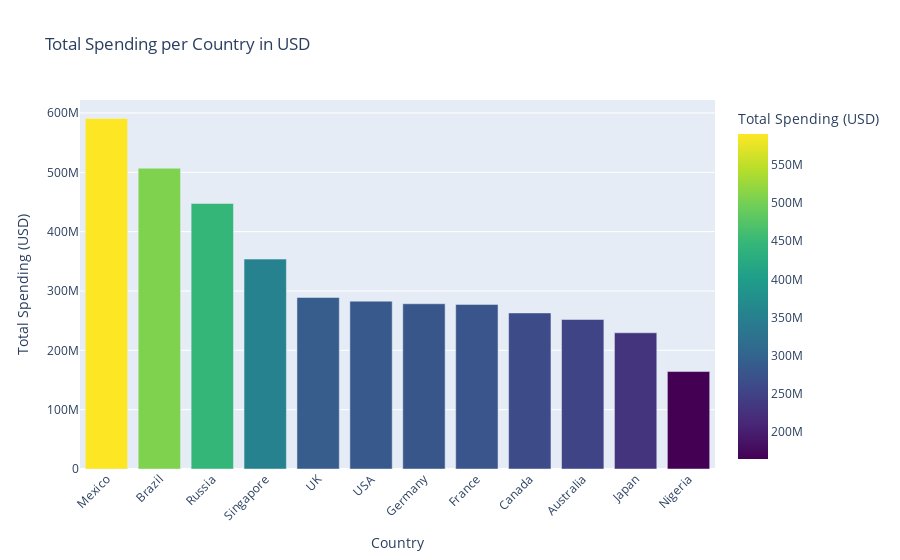
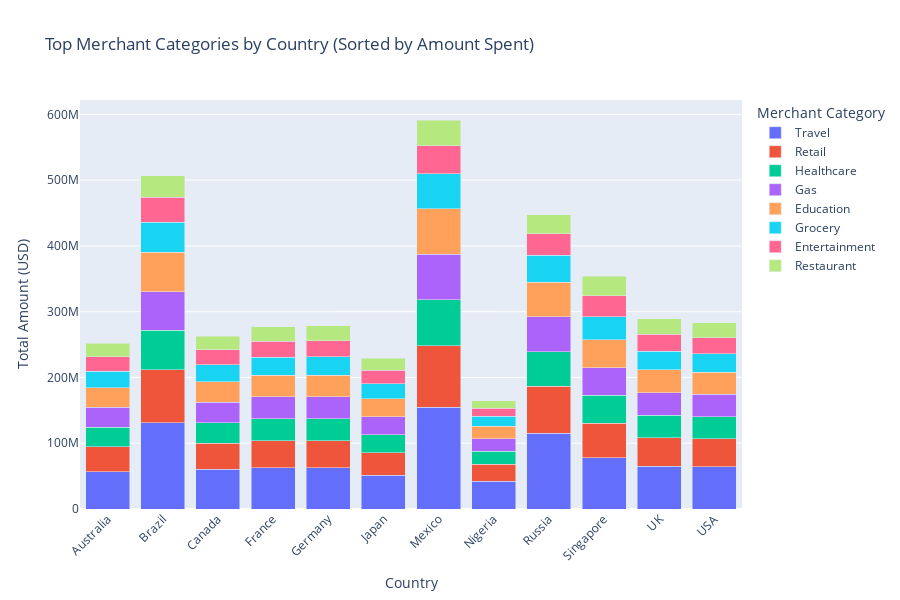
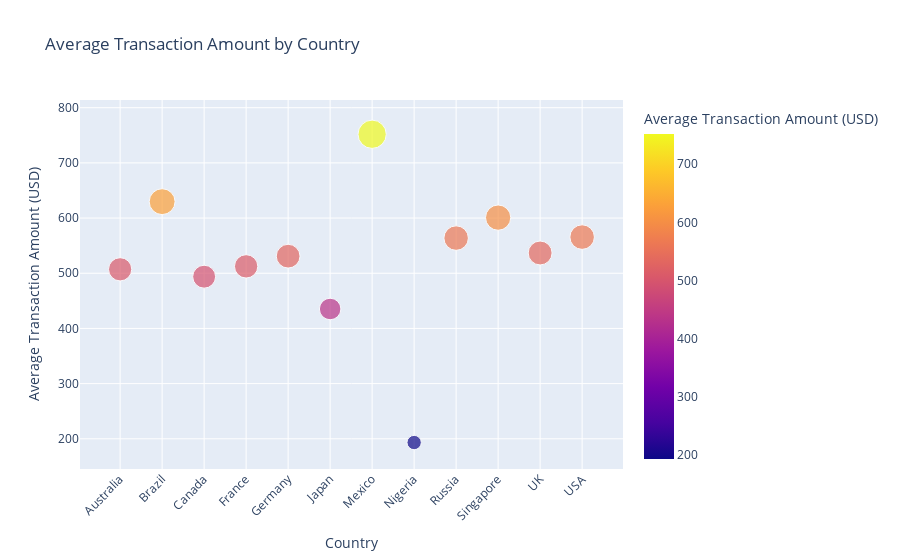
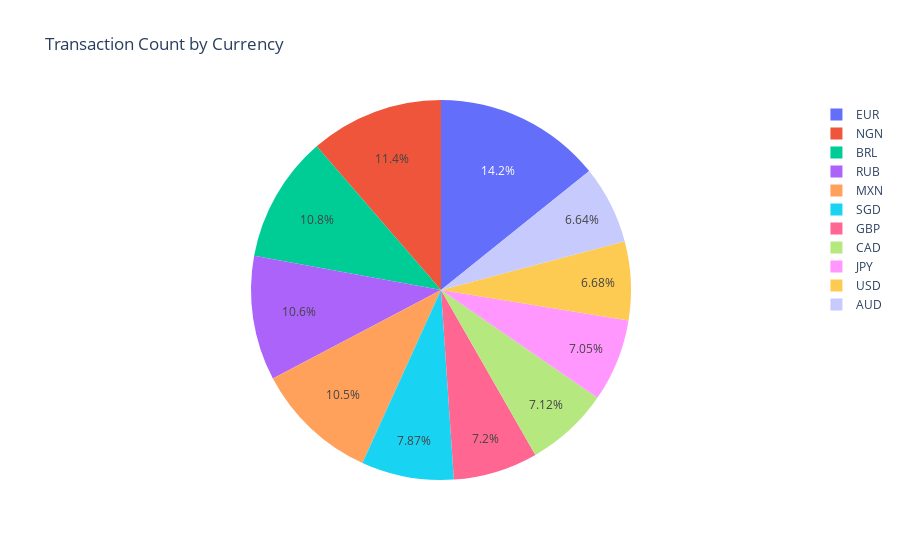

Notebook source saved alongside these figures, in order:
### Markdown cell above
### Now let`s see the category popularity and spending per country.

In this sections we are focusing on:
1. Total Spending per Country in USD
2. Top Merchant Categories by Country
3. Average Transaction Amount per Country
4. Transaction Amount by Currency
5. Distribution of Merchant Categories per Country
6. Top Currency by transaction count

### Code cell
country_spending = dataset.groupby('country')['amount_usd'].sum().reset_index().sort_values(by='amount_usd', ascending=False)

fig = px.bar(country_spending, x='country', y='amount_usd',
             title='Total Spending per Country in USD',
             labels={'country': 'Country', 'amount_usd': 'Total Spending (USD)'},
             color='amount_usd', color_continuous_scale=px.colors.sequential.Viridis)
fig.update_layout(xaxis_tickangle=-45)
fig.show()


category_spending = dataset.groupby(['country', 'merchant_category'])['amount_usd'].sum().reset_index()
category_spending = category_spending.sort_values(['country', 'amount_usd'], ascending=[True, False])

top_categories = category_spending.groupby('country').head(len(dataset))

fig = px.bar(top_categories, x='country', y='amount_usd', color='merchant_category',
             title='Top Merchant Categories by Country (Sorted by Amount Spent)',
             labels={'amount_usd': 'Total Amount (USD)', 'country': 'Country', 'merchant_category': 'Merchant Category'},
             height=600)

fig.update_layout(xaxis_tickangle=-45, barmode='stack')
fig.show()


avg_transaction = dataset.groupby('country')['amount_usd'].mean().reset_index()
fig = px.scatter(avg_transaction, x='country', y='amount_usd', size='amount_usd', color='amount_usd',
                 title='Average Transaction Amount by Country',
                 labels={'country': 'Country', 'amount_usd': 'Average Transaction Amount (USD)'},
                 color_continuous_scale=px.colors.sequential.Plasma)
fig.update_layout(xaxis_tickangle=-45)
fig.show()


currency_count = dataset['currency'].value_counts().reset_index()
currency_count.columns = ['currency', 'count']
fig = px.pie(currency_count, values='count', names='currency', title='Transaction Count by Currency')
fig.show()

heatmap_data = dataset.groupby(['country', 'merchant_category']).size().reset_index(name='count')
heatmap_pivot = heatmap_data.pivot(index='country', columns='merchant_category', values='count').fillna(0)

fig = px.imshow(heatmap_pivot,
                labels=dict(x="Merchant Category", y="Country", color="Transaction Count"),
                x=heatmap_pivot.columns,
                y=heatmap_pivot.index,
                aspect="auto",
                title="Heatmap of Transaction Counts by Country and Merchant Category")
fig.update_xaxes(side="top")
fig.show()
currency_counts = dataset['currency'].value_counts()

fig = go.Figure(data=[go.Bar(x=currency_counts.index, y=currency_counts.values)])
fig.update_layout(
    title='Top Currencies by Transaction Count',
    xaxis_title='Currency',
    yaxis_title='Number of Transactions',
    height=400
)
fig.show()

### Figure 1 — Plotly figure (JSON) as saved in the notebook; plotly's stock layout.template omitted (floating-point values rounded to 4 significant figures)
{"data": [{"alignmentgroup": "True", "hovertemplate": "Country=%{x}<br>Total Spending (USD)=%{marker.color}<extra></extra>", "legendgroup": "", "marker": {"color": [590700000.0, 506800000.0, 447400000.0, 353700000.0, 289000000.0, 282800000.0, 278500000.0, 277400000.0, 263000000.0, 251900000.0, 229500000.0, 164200000.0], "coloraxis": "coloraxis", "pattern": {"shape": ""}}, "name": "", "offsetgroup": "", "orientation": "v", "showlegend": false, "textposition": "auto", "type": "bar", "x": ["Mexico", "Brazil", "Russia", "Singapore", "UK", "USA", "Germany", "France", "Canada", "Australia", "Japan", "Nigeria"], "xaxis": "x", "y": [590700000.0, 506800000.0, 447400000.0, 353700000.0, 289000000.0, 282800000.0, 278500000.0, 277400000.0, 263000000.0, 251900000.0, 229500000.0, 164200000.0], "yaxis": "y"}], "layout": {"barmode": "relative", "coloraxis": {"colorbar": {"title": {"text": "Total Spending (USD)"}}, "colorscale": [[0, "#440154"], [0.1111, "#482878"], [0.2222, "#3e4989"], [0.3333, "#31688e"], [0.4444, "#26828e"], [0.5556, "#1f9e89"], [0.6667, "#35b779"], [0.7778, "#6ece58"], [0.8889, "#b5de2b"], [1, "#fde725"]]}, "legend": {"tracegroupgap": 0}, "title": {"text": "Total Spending per Country in USD"}, "xaxis": {"anchor": "y", "domain": [0, 1], "tickangle": -45, "title": {"text": "Country"}}, "yaxis": {"anchor": "x", "domain": [0, 1], "title": {"text": "Total Spending (USD)"}}}}

### Figure 2 — Plotly figure (JSON) as saved in the notebook; plotly's stock layout.template omitted (floating-point values rounded to 4 significant figures)
{"data": [{"alignmentgroup": "True", "hovertemplate": "Merchant Category=Travel<br>Country=%{x}<br>Total Amount (USD)=%{y}<extra></extra>", "legendgroup": "Travel", "marker": {"color": "#636efa", "pattern": {"shape": ""}}, "name": "Travel", "offsetgroup": "Travel", "orientation": "v", "showlegend": true, "textposition": "auto", "type": "bar", "x": ["Australia", "Brazil", "Canada", "France", "Germany", "Japan", "Mexico", "Nigeria", "Russia", "Singapore", "UK", "USA"], "xaxis": "x", "y": [56750000.0, 130900000.0, 60220000.0, 62350000.0, 62550000.0, 51130000.0, 154600000.0, 42210000.0, 115400000.0, 78030000.0, 65060000.0, 64080000.0], "yaxis": "y"}, {"alignmentgroup": "True", "hovertemplate": "Merchant Category=Retail<br>Country=%{x}<br>Total Amount (USD)=%{y}<extra></extra>", "legendgroup": "Retail", "marker": {"color": "#EF553B", "pattern": {"shape": ""}}, "name": "Retail", "offsetgroup": "Retail", "orientation": "v", "showlegend": true, "textposition": "auto", "type": "bar", "x": ["Australia", "Brazil", "Canada", "France", "Germany", "Japan", "Mexico", "Nigeria", "Russia", "Singapore", "UK", "USA"], "xaxis": "x", "y": [37700000.0, 80970000.0, 39670000.0, 41680000.0, 41450000.0, 34020000.0, 93920000.0, 26080000.0, 71330000.0, 52590000.0, 42910000.0, 42650000.0], "yaxis": "y"}, {"alignmentgroup": "True", "hovertemplate": "Merchant Category=Healthcare<br>Country=%{x}<br>Total Amount (USD)=%{y}<extra></extra>", "legendgroup": "Healthcare", "marker": {"color": "#00cc96", "pattern": {"shape": ""}}, "name": "Healthcare", "offsetgroup": "Healthcare", "orientation": "v", "showlegend": true, "textposition": "auto", "type": "bar", "x": ["Australia", "Brazil", "Canada", "France", "Germany", "Japan", "Mexico", "Nigeria", "Russia", "Singapore", "UK", "USA"], "xaxis": "x", "y": [30150000.0, 59610000.0, 31440000.0, 33240000.0, 33360000.0, 27450000.0, 69520000.0, 19170000.0, 52780000.0, 42130000.0, 34630000.0, 33900000.0], "yaxis": "y"}, {"alignmentgroup": "True", "hovertemplate": "Merchant Category=Gas<br>Country=%{x}<br>Total Amount (USD)=%{y}<extra></extra>", "legendgroup": "Gas", "marker": {"color": "#ab63fa", "pattern": {"shape": ""}}, "name": "Gas", "offsetgroup": "Gas", "orientation": "v", "showlegend": true, "textposition": "auto", "type": "bar", "x": ["Australia", "Brazil", "Canada", "France", "Germany", "Japan", "Mexico", "Nigeria", "Russia", "Singapore", "UK", "USA"], "xaxis": "x", "y": [30040000.0, 59120000.0, 31300000.0, 33130000.0, 33090000.0, 27460000.0, 68930000.0, 19400000.0, 52700000.0, 41980000.0, 34250000.0, 33860000.0], "yaxis": "y"}, {"alignmentgroup": "True", "hovertemplate": "Merchant Category=Education<br>Country=%{x}<br>Total Amount (USD)=%{y}<extra></extra>", "legendgroup": "Education", "marker": {"color": "#FFA15A", "pattern": {"shape": ""}}, "name": "Education", "offsetgroup": "Education", "orientation": "v", "showlegend": true, "textposition": "auto", "type": "bar", "x": ["Australia", "Brazil", "Canada", "France", "Germany", "Japan", "Mexico", "Nigeria", "Russia", "Singapore", "UK", "USA"], "xaxis": "x", "y": [29710000.0, 59510000.0, 31100000.0, 32890000.0, 33080000.0, 27390000.0, 69410000.0, 19200000.0, 52600000.0, 42260000.0, 34530000.0, 33750000.0], "yaxis": "y"}, {"alignmentgroup": "True", "hovertemplate": "Merchant Category=Grocery<br>Country=%{x}<br>Total Amount (USD)=%{y}<extra></extra>", "legendgroup": "Grocery", "marker": {"color": "#19d3f3", "pattern": {"shape": ""}}, "name": "Grocery", "offsetgroup": "Grocery", "orientation": "v", "showlegend": true, "textposition": "auto", "type": "bar", "x": ["Australia", "Brazil", "Canada", "France", "Germany", "Japan", "Mexico", "Nigeria", "Russia", "Singapore", "UK", "USA"], "xaxis": "x", "y": [25200000.0, 46120000.0, 25780000.0, 27660000.0, 27770000.0, 23170000.0, 53420000.0, 14990000.0, 40990000.0, 35480000.0, 28750000.0, 27780000.0], "yaxis": "y"}, {"alignmentgroup": "True", "hovertemplate": "Merchant Category=Entertainment<br>Country=%{x}<br>Total Amount (USD)=%{y}<extra></extra>", "legendgroup": "Entertainment", "marker": {"color": "#FF6692", "pattern": {"shape": ""}}, "name": "Entertainment", "offsetgroup": "Entertainment", "orientation": "v", "showlegend": true, "textposition": "auto", "type": "bar", "x": ["Australia", "Brazil", "Canada", "France", "Germany", "Japan", "Mexico", "Nigeria", "Russia", "Singapore", "UK", "USA"], "xaxis": "x", "y": [21670000.0, 37360000.0, 22450000.0, 23890000.0, 24280000.0, 20120000.0, 42440000.0, 12170000.0, 32610000.0, 31570000.0, 25210000.0, 24220000.0], "yaxis": "y"}, {"alignmentgroup": "True", "hovertemplate": "Merchant Category=Restaurant<br>Country=%{x}<br>Total Amount (USD)=%{y}<extra></extra>", "legendgroup": "Restaurant", "marker": {"color": "#B6E880", "pattern": {"shape": ""}}, "name": "Restaurant", "offsetgroup": "Restaurant", "orientation": "v", "showlegend": true, "textposition": "auto", "type": "bar", "x": ["Australia", "Brazil", "Canada", "France", "Germany", "Japan", "Mexico", "Nigeria", "Russia", "Singapore", "UK", "USA"], "xaxis": "x", "y": [20680000.0, 33170000.0, 21020000.0, 22550000.0, 22880000.0, 18790000.0, 38490000.0, 10980000.0, 29090000.0, 29640000.0, 23670000.0, 22570000.0], "yaxis": "y"}], "layout": {"barmode": "stack", "height": 600, "legend": {"title": {"text": "Merchant Category"}, "tracegroupgap": 0}, "title": {"text": "Top Merchant Categories by Country (Sorted by Amount Spent)"}, "xaxis": {"anchor": "y", "domain": [0, 1], "tickangle": -45, "title": {"text": "Country"}}, "yaxis": {"anchor": "x", "domain": [0, 1], "title": {"text": "Total Amount (USD)"}}}}

### Figure 3 — Plotly figure (JSON) as saved in the notebook; plotly's stock layout.template omitted (floating-point values rounded to 4 significant figures)
{"data": [{"hovertemplate": "Country=%{x}<br>Average Transaction Amount (USD)=%{marker.color}<extra></extra>", "legendgroup": "", "marker": {"color": [507.2, 629.7, 493.8, 512.5, 530.9, 435.2, 751.9, 193.2, 563.7, 600.8, 536.7, 565.5], "coloraxis": "coloraxis", "size": [507.2, 629.7, 493.8, 512.5, 530.9, 435.2, 751.9, 193.2, 563.7, 600.8, 536.7, 565.5], "sizemode": "area", "sizeref": 1.88, "symbol": "circle"}, "mode": "markers", "name": "", "orientation": "v", "showlegend": false, "type": "scatter", "x": ["Australia", "Brazil", "Canada", "France", "Germany", "Japan", "Mexico", "Nigeria", "Russia", "Singapore", "UK", "USA"], "xaxis": "x", "y": [507.2, 629.7, 493.8, 512.5, 530.9, 435.2, 751.9, 193.2, 563.7, 600.8, 536.7, 565.5], "yaxis": "y"}], "layout": {"coloraxis": {"colorbar": {"title": {"text": "Average Transaction Amount (USD)"}}, "colorscale": [[0, "#0d0887"], [0.1111, "#46039f"], [0.2222, "#7201a8"], [0.3333, "#9c179e"], [0.4444, "#bd3786"], [0.5556, "#d8576b"], [0.6667, "#ed7953"], [0.7778, "#fb9f3a"], [0.8889, "#fdca26"], [1, "#f0f921"]]}, "legend": {"itemsizing": "constant", "tracegroupgap": 0}, "title": {"text": "Average Transaction Amount by Country"}, "xaxis": {"anchor": "y", "domain": [0, 1], "tickangle": -45, "title": {"text": "Country"}}, "yaxis": {"anchor": "x", "domain": [0, 1], "title": {"text": "Average Transaction Amount (USD)"}}}}

### Figure 4 — Plotly figure (JSON) as saved in the notebook; plotly's stock layout.template omitted (floating-point values rounded to 4 significant figures)
{"data": [{"domain": {"x": [0, 1], "y": [0, 1]}, "hovertemplate": "currency=%{label}<br>count=%{value}<extra></extra>", "labels": ["EUR", "NGN", "BRL", "RUB", "MXN", "SGD", "GBP", "CAD", "JPY", "USD", "AUD"], "legendgroup": "", "name": "", "showlegend": true, "type": "pie", "values": [1065751, 849840, 804800, 793730, 785704, 588668, 538493, 532632, 527393, 500060, 496695]}], "layout": {"legend": {"tracegroupgap": 0}, "title": {"text": "Transaction Count by Currency"}}}
